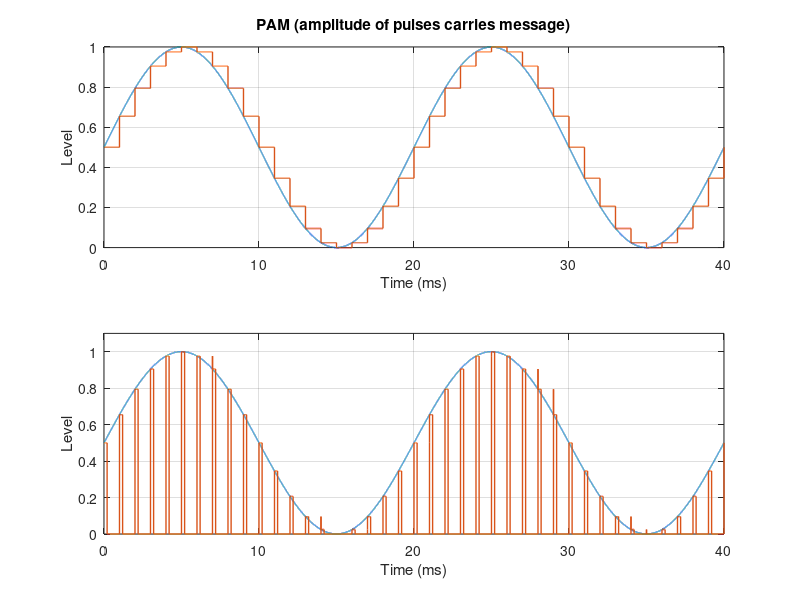

Reproduce this figure in MATLAB.
clear; clc; close all;

% ===== Parameters =====
Fs      = 1e6;               % 連續時間模擬取樣率 (Hz)
Ts      = 1/Fs;
fm      = 50;                % 訊號(類比message)頻率 (Hz)
Amsg    = 1;                 % 訊號振幅 (±1 範圍)
Tobs    = 0.12;              % 觀察時間 (s)
%Tobs    = 0.5;


Fp      = 1e3;               % 脈衝重複頻率 (pulse repetition frequency, Hz)
Tp      = 1/Fp;              % 脈衝週期
tau_pam = 0.20 * Tp;         % PAM 脈衝寬度

show_window_T = 2 / fm;       

% ===== Time and message =====
t  = 0 : Ts : Tobs - Ts;
m  = Amsg * sin(2*pi*fm*t);             % 原始訊號（範圍約 [-1,1]）
mn = (m + 1)/2;                         % 轉為 [0,1]，方便做比較/定位


% ====== PAM (Pulse Amplitude Modulation) ======
% 在每個 Tp 的固定位置打一個寬度為 tau_pam 的方波，方波的"振幅"依訊號而變

% ====== PAM：從已產生的 m(t) 直接取樣，不重算 cos/sin ======
n_period = floor(t/Tp);                 % 週期編號 n（與原本相同）
pulse_gate = (mod(t,Tp) < tau_pam);     % 固定位置之窄脈衝（與原本相同）

% --- A) 於每個週期「起點」取樣（edge-aligned） ---
idx_samp = 1 + floor((n_period.*Tp)/Ts);     % 對應到 m(t) 的索引
idx_samp = max(1, min(numel(m), idx_samp));  % 夾限避免越界
pam_env  = (m(idx_samp) + 1)/2;              % 直接用 m 取樣，不重算

% % --- B) 於每個週期「脈衝中心」取樣（視覺更貼合包絡；擇一使用） ---
% t_samp  = n_period.*Tp + tau_pam/2;
% idx_samp = 1 + round(t_samp/Ts);
% idx_samp = max(1, min(numel(m), idx_samp));
% pam_env  = (m(idx_samp) + 1)/2;

pam = pam_env .* pulse_gate;

% ====== Plot ======
win = t <= show_window_T;        % 截前幾個週期讓圖更清楚

figure('Name','PAM');

subplot(2,1,1);
plot(t(win)*1e3, mn(win),'LineWidth',1);hold on;
plot(t(win)*1e3, pam_env(win),'LineWidth',1);hold on;
grid on; xlabel('Time (ms)'); ylabel('m(t)');
title('Message (analog)');
grid on; xlabel('Time (ms)'); ylabel('Level');
title('PAM (amplitude of pulses carries message)');

subplot(2,1,2);
plot(t(win)*1e3, mn(win),'LineWidth',1);hold on;
plot(t(win)*1e3, pam(win),'LineWidth',1);hold on;
grid on; xlabel('Time (ms)'); ylabel('Level');
ylim([0 1.1]);  
